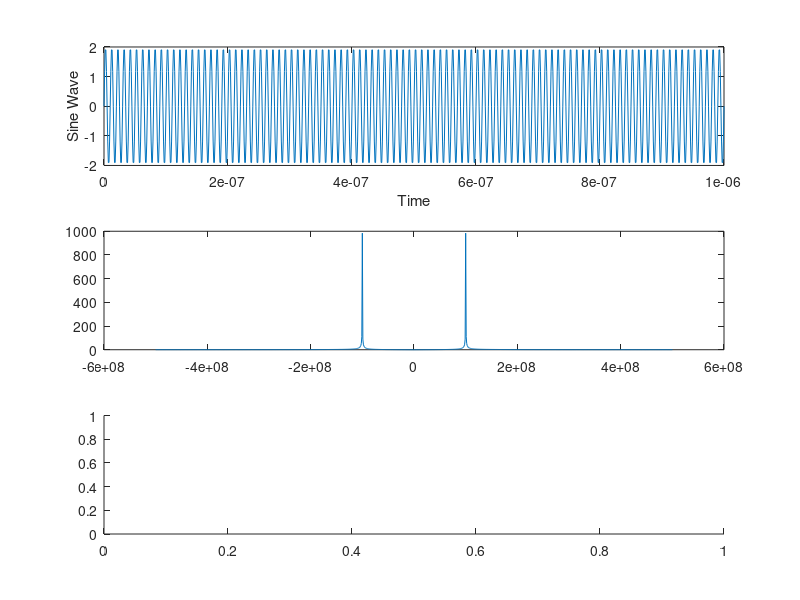

MATLAB code for this plot: (Note: this script raises an error after producing the figure.)
% GENERATION OF CONTINOUS SINE WAVE FOR RADARS

clc;
clear all;
close all;

%{
SPECIFICATIONS OF THE GENARATED WAVES:
T = 1 us
f = 1MHz
fs = 10^3
AMPLITUDE = 2V
%}


t = 0:1e-9:1e-6;
f=100e6;
y = 2*sin(2*pi*f*t)
x = fftshift(fft(y))
xmag = abs(x);
df = -1e3/2:1:1e3/2;

subplot(3,1,1)
plot(t,y)
xlabel('Time');
ylabel('Sine Wave');

subplot(3,1,2)
plot(df*1e6,xmag)

subplot(3,1,3)
plot(df*1e6,db(xmag))
